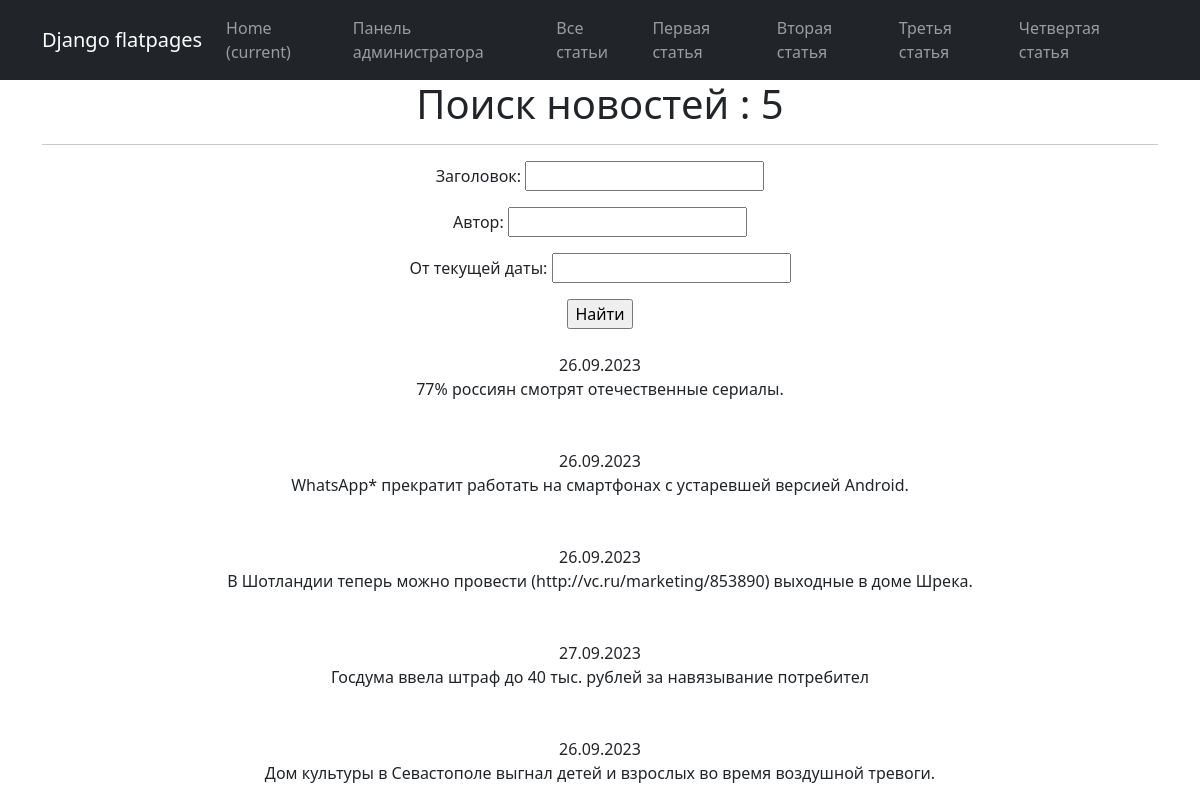
/news/search, run on the app's committed database.
### news/models.py (models this page shows, shortened)
class Post(models.Model):
    author = models.ForeignKey(Author, on_delete=models.CASCADE)
    name = models.CharField(max_length=100,choices = NewsArticles)
    time_in = models.DateTimeField (auto_now_add = True)
    categories = models.ManyToManyField(Category, through=PostCategory)
    title = models.CharField(max_length = 100)
    text = models.TextField()
    rating = models.IntegerField(default=0)

### news/views.py (the view)
# urls.py: path('search', NewsSearch.as_view(), name='news_search'),
class NewsSearch(ListView):
    model = Post
    ordering = 'title'
    template_name = 'news_search.html'
    context_object_name = 'news_search'
    def get_queryset(self):
       queryset = super().get_queryset()
       self.filterset = PostFilter(self.request.GET, queryset)
       return self.filterset.qs
    def get_context_data(self, **kwargs):
        context = super().get_context_data(**kwargs)
        context['filterset'] = self.filterset
        return context

### templates/news_search.html (shortened to what this page needs)
{% extends 'flatpages/default.html' %}
{% load custom_censor %}
{% block content %}
    <h1> Поиск новостей : {{ news_search|length }} </h1>
    <hr>
    <form action="" method="get">
        {{ filterset.form.as_p }}
        <input type="submit" value="Найти" />
    </form>
    {% for post in news_search%}
    <div>
        <br>
        {{post.time_in|date:'d.m.Y'}}
        <br>
        {{post.title}}
        <br>
        <br>
    </div>
    {%endfor%}
{% endblock content %}

### data on the page
Post: time_in "26.09.2023", title "77% россиян смотрят отечественные сериалы."
Post: time_in "26.09.2023", title "WhatsApp* прекратит работать на смартфонах с устаревшей версией Android."
Post: time_in "26.09.2023", title "В Шотландии теперь можно провести (http://vc.ru/marketing/853890) выходные в доме Шрека."
Post: time_in "27.09.2023", title "Госдума ввела штраф до 40 тыс. рублей за навязывание потребител"
Post: time_in "26.09.2023", title "Дом культуры в Севастополе выгнал детей и взрослых во время воздушной тревоги."

### other printed values
{{ news_search|length }} "5"
